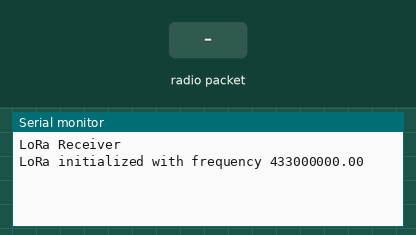
Bench run of a sketch on a simulated Arduino Mega 2560, built with avr-gcc and run on an emulated ATmega2560. Shown: the last lines printed to the serial monitor. The test bench sets the inputs (shaded band). No radio packets arrive unless stated.

Above: at 2.7 s.
2.8 s: radio packet "1" arrives
At 3.9 s:
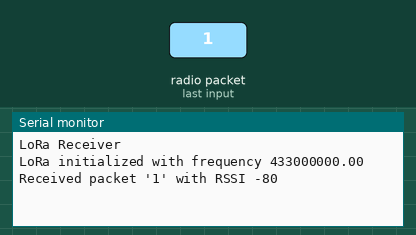
4.3 s: radio packet "0" arrives
At 5.0 s:
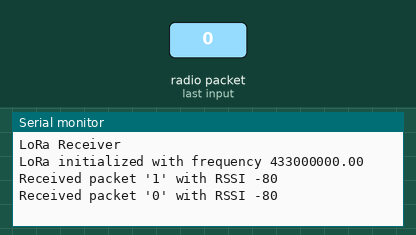
5.8 s: radio packet "2" arrives
At 6.1 s:
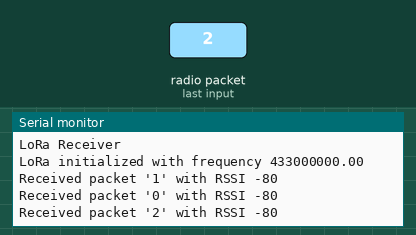

Measured:
- after the input at 2.8 s, the serial monitor: prints a new line at once (image 1)
- after the input at 4.3 s, the serial monitor: prints a new line at once (image 2)
- after the input at 5.8 s, the serial monitor: prints a new line at once (image 3)

The sketch:

lorarecveing.ino
```cpp
#include <SPI.h>
#include <LoRa.h>

//======================================================================//

#define PIN_LORA_COPI   23
#define PIN_LORA_CIPO   19
#define PIN_LORA_SCK    18
#define PIN_LORA_CS     5
#define PIN_LORA_RST    2
#define PIN_LORA_DIO0   4

#define LORA_FREQUENCY  433E6

//======================================================================//

void setup() {
  Serial.begin (115200);
  while (!Serial);
  delay (1500);
  Serial.println ("LoRa Receiver");

  LoRa.setPins (PIN_LORA_CS, PIN_LORA_RST, PIN_LORA_DIO0);
  LoRa.setSPIFrequency (20000000);

  if (!LoRa.begin (LORA_FREQUENCY)) {
    Serial.println ("Starting LoRa failed!");
    while (1);
  }
  else {
    Serial.print ("LoRa initialized with frequency ");
    Serial.println (LORA_FREQUENCY);
  }
}

//======================================================================//

void loop() {
  // try to parse packet
  int packetSize = LoRa.parsePacket();

  if (packetSize) {
    // received a packet
    Serial.print ("Received packet '");

    // read packet
    while (LoRa.available()) {
      Serial.print ((char) LoRa.read());
    }

    // print RSSI of packet
    Serial.print ("' with RSSI ");
    Serial.println (LoRa.packetRssi());
  }
}
```
